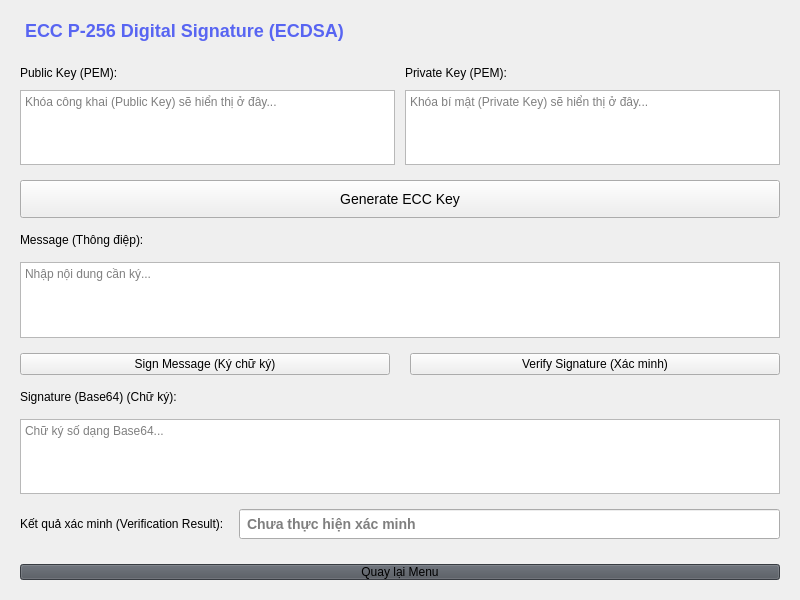
<?xml version="1.0" encoding="UTF-8"?>
<ui version="4.0">
 <class>ECCWidget</class>
 <widget class="QWidget" name="ECCWidget">
  <property name="geometry">
   <rect>
    <x>0</x>
    <y>0</y>
    <width>800</width>
    <height>600</height>
   </rect>
  </property>
  <property name="windowTitle">
   <string>ECC Digital Signature</string>
  </property>
  <layout class="QVBoxLayout" name="mainVerticalLayout">
   <property name="spacing">
    <number>15</number>
   </property>
   <property name="leftMargin">
    <number>20</number>
   </property>
   <property name="topMargin">
    <number>20</number>
   </property>
   <property name="rightMargin">
    <number>20</number>
   </property>
   <property name="bottomMargin">
    <number>20</number>
   </property>
   <item>
    <widget class="QLabel" name="title_label">
     <property name="text">
      <string>ECC P-256 Digital Signature (ECDSA)</string>
     </property>
     <property name="styleSheet">
      <string>font-size: 18px; font-weight: bold; color: #5865f2; margin-bottom: 10px;</string>
     </property>
    </widget>
   </item>
   <item>
    <layout class="QGridLayout" name="keysGridLayout">
     <property name="spacing">
      <number>10</number>
     </property>
     <item row="0" column="0">
      <widget class="QLabel" name="pubLabel">
       <property name="text">
        <string>Public Key (PEM):</string>
       </property>
      </widget>
     </item>
     <item row="1" column="0">
      <widget class="QTextEdit" name="pub_key_txt">
       <property name="readOnly">
        <bool>true</bool>
       </property>
       <property name="placeholderText">
        <string>Khóa công khai (Public Key) sẽ hiển thị ở đây...</string>
       </property>
       <property name="maximumHeight">
        <number>150</number>
       </property>
      </widget>
     </item>
     <item row="0" column="1">
      <widget class="QLabel" name="privLabel">
       <property name="text">
        <string>Private Key (PEM):</string>
       </property>
      </widget>
     </item>
     <item row="1" column="1">
      <widget class="QTextEdit" name="priv_key_txt">
       <property name="readOnly">
        <bool>true</bool>
       </property>
       <property name="placeholderText">
        <string>Khóa bí mật (Private Key) sẽ hiển thị ở đây...</string>
       </property>
       <property name="maximumHeight">
        <number>150</number>
       </property>
      </widget>
     </item>
    </layout>
   </item>
   <item>
    <widget class="QPushButton" name="btn_gen_key">
     <property name="text">
      <string>Generate ECC Key</string>
     </property>
     <property name="cursor">
      <cursorShape>PointingHandCursor</cursorShape>
     </property>
     <property name="styleSheet">
      <string>padding: 10px; font-size: 14px;</string>
     </property>
    </widget>
   </item>
   <item>
    <widget class="QLabel" name="msgLabel">
     <property name="text">
      <string>Message (Thông điệp):</string>
     </property>
    </widget>
   </item>
   <item>
    <widget class="QTextEdit" name="message_txt">
     <property name="placeholderText">
      <string>Nhập nội dung cần ký...</string>
     </property>
     <property name="maximumHeight">
      <number>100</number>
     </property>
    </widget>
   </item>
   <item>
    <layout class="QHBoxLayout" name="actionsHorizontalLayout">
     <property name="spacing">
      <number>20</number>
     </property>
     <item>
      <widget class="QPushButton" name="btn_sign">
       <property name="text">
        <string>Sign Message (Ký chữ ký)</string>
       </property>
       <property name="cursor">
        <cursorShape>PointingHandCursor</cursorShape>
       </property>
      </widget>
     </item>
     <item>
      <widget class="QPushButton" name="btn_verify">
       <property name="text">
        <string>Verify Signature (Xác minh)</string>
       </property>
       <property name="cursor">
        <cursorShape>PointingHandCursor</cursorShape>
       </property>
      </widget>
     </item>
    </layout>
   </item>
   <item>
    <widget class="QLabel" name="sigLabel">
     <property name="text">
      <string>Signature (Base64) (Chữ ký):</string>
     </property>
    </widget>
   </item>
   <item>
    <widget class="QTextEdit" name="signature_txt">
     <property name="placeholderText">
      <string>Chữ ký số dạng Base64...</string>
     </property>
     <property name="maximumHeight">
      <number>80</number>
     </property>
    </widget>
   </item>
   <item>
    <layout class="QHBoxLayout" name="statusHorizontalLayout">
     <item>
      <widget class="QLabel" name="statusLabel">
       <property name="text">
        <string>Kết quả xác minh (Verification Result):</string>
       </property>
      </widget>
     </item>
     <item>
      <widget class="QLineEdit" name="status_val">
       <property name="readOnly">
        <bool>true</bool>
       </property>
       <property name="placeholderText">
        <string>Chưa thực hiện xác minh</string>
       </property>
       <property name="styleSheet">
        <string>font-weight: bold; font-size: 14px; text-align: center; padding: 5px;</string>
       </property>
      </widget>
     </item>
    </layout>
   </item>
   <item>
    <widget class="QPushButton" name="btn_back">
     <property name="text">
      <string>Quay lại Menu</string>
     </property>
     <property name="styleSheet">
      <string>background-color: #4f545c; font-weight: normal; margin-top: 10px;</string>
     </property>
    </widget>
   </item>
  </layout>
 </widget>
 <resources/>
 <connections/>
</ui>
